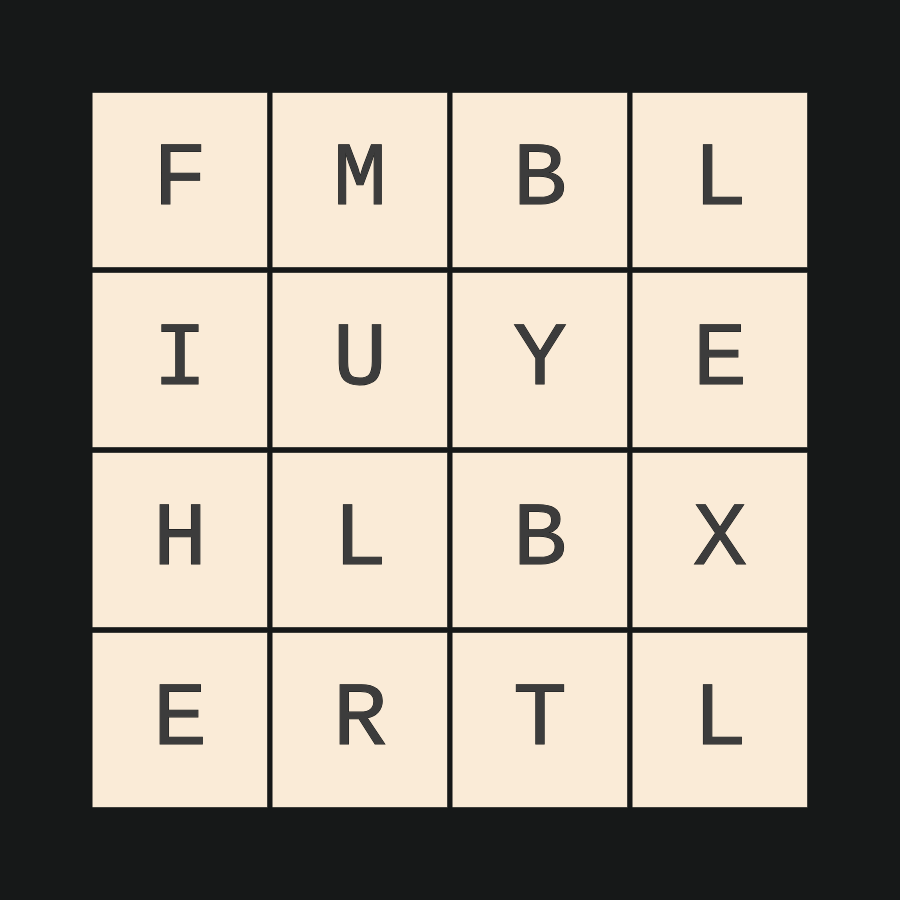
Frame 1 (no input)
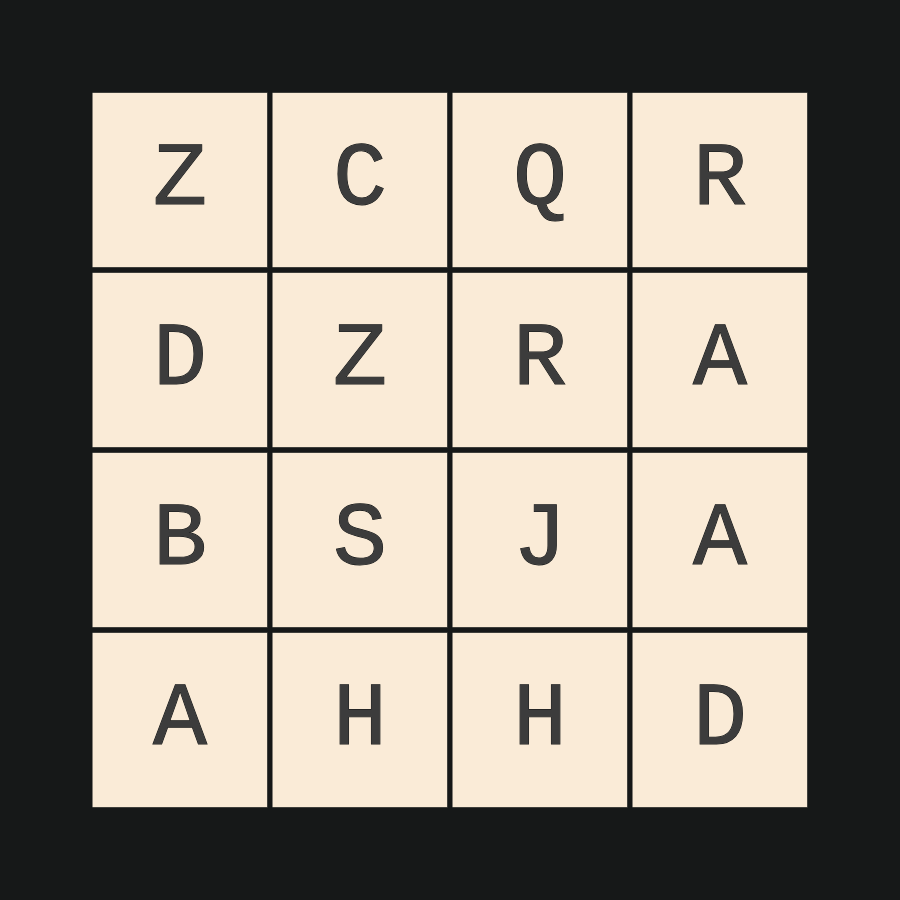
Frame 60 (no input)
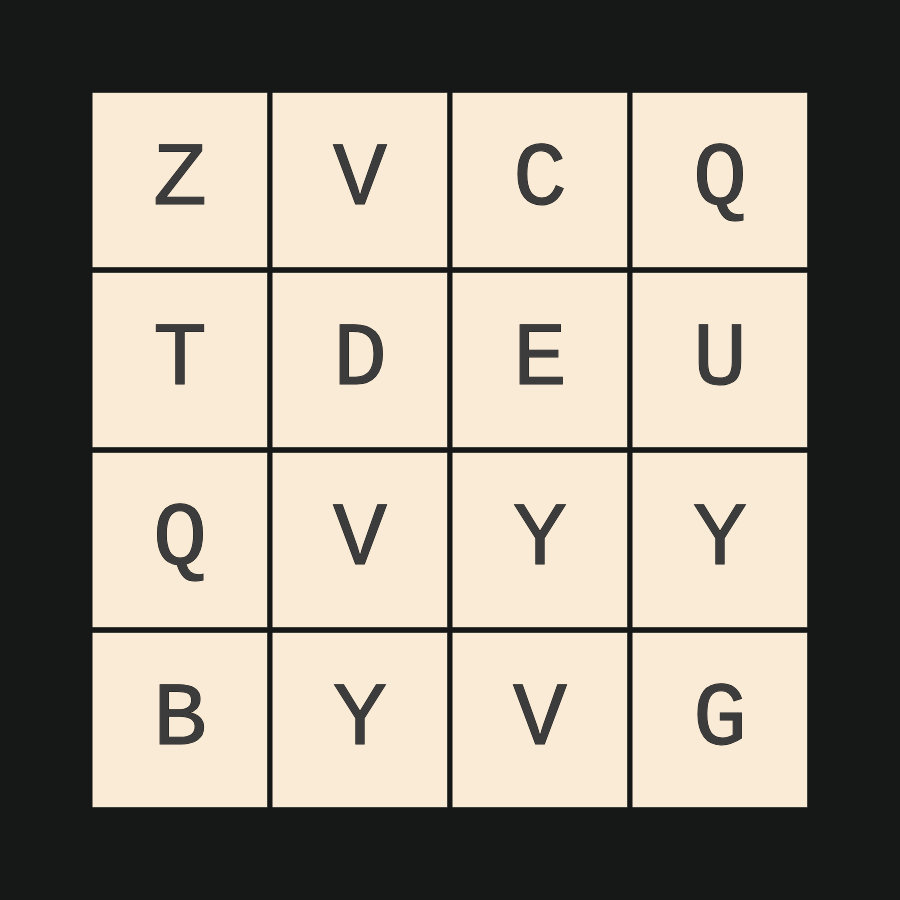
Frame 120 (the mouse pressed at the canvas centre since frame 60)

The p5.js sketch that drew these frames (run headless with seeded random() and noise() and a simulated clock; from frame 60 on, the mouse is pressed at the canvas centre):

// p5.js sketch
// ── sketch.js
let anadromes = [
  "ABLE",
  "ABUT",
  "AGAR",
  "AJAR",
  "AMOS",
  "AUKS",
  "AVID",
  "AVON",
  "BARD",
  "BATS",
  "BLUB",
  "BONK",
  "BRAG",
  "BUNS",
  "BURG",
  "BUTS",
  "DART",
  "DEEP",
  "DEER",
  "DIAL",
  "DIES",
  "DINE",
  "DOOM",
  "DOOR",
  "DRAW",
  "DRAY",
  "DUAL",
  "EDAM",
  "EDIT",
  "EIRE",
  "EMIR",
  "EMIT",
  "ERGO",
  "ETON",
  "EVIL",
  "FLOG",
  "FLOW",
  "GALS",
  "GIRT",
  "GNAT",
  "GNUS",
  "GULP",
  "GUMS",
  "GUNS",
  "HOOP",
  "KEEL",
  "KEEP",
  "LAIR",
  "LEER",
  "LEON",
  "LIAM",
  "LIAR",
  "LOOP",
  "LOOT",
  "MAPS",
  "MART",
  "MAWS",
  "MEET",
  "MILS",
  "MOOR",
  "NAPS",
  "NIPS",
  "NUTS",
  "PALS",
  "PANS",
  "PART",
  "PAWS",
  "PEES",
  "PETS",
  "PINS",
  "PORT",
  "POTS",
  "PRAT",
  "PARS",
  "RATS",
  "SAPS",
  "SNIT",
  "SNOT",
  "SPAT",
  "SPAY",
  "SPIT",
  "SPOT",
  "STEW",
  "SWAT",
  "SWAY",
  "SWOT",
  "TORT",
  "ELBA",
  "TUBA",
  "RAGA",
  "RAJA",
  "SOMA",
  "SKUA",
  "DIVA",
  "NOVA",
  "DRAB",
  "STAB",
  "BULB",
  "KNOB",
  "GARB",
  "SNUB",
  "GRUB",
  "STUB",
  "TRAD",
  "PEED",
  "REED",
  "LAID",
  "SEID",
  "ENID",
  "MOOD",
  "ROOD",
  "WARD",
  "YARD",
  "LAUD",
  "MADE",
  "TIDE",
  "ERIE",
  "RIME",
  "TIME",
  "OGRE",
  "NOTE",
  "LIVE",
  "GOLF",
  "WOLF",
  "SLAG",
  "TRIG",
  "TANG",
  "SUNG",
  "PLUG",
  "SMUG",
  "SNUG",
  "POOH",
  "LEEK",
  "PEEK",
  "RIAL",
  "REEL",
  "NOEL",
  "MAIL",
  "RAIL",
  "POOL",
  "TOOL",
  "SPAM",
  "TRAM",
  "SWAM",
  "TEEM",
  "SLIM",
  "ROOM",
  "SPAN",
  "SPIN",
  "STUN",
  "SLAP",
  "SNAP",
  "TRAP",
  "SWAP",
  "SEEP",
  "STEP",
  "SNIP",
  "TROP",
  "STOP",
  "TARP",
  "SPAR",
  "STAR",
  "SPAS",
  "TINS",
  "TONS",
  "TAPS",
  "YAPS",
  "TIPS",
  "TOPS",
  "WETS",
  "TAWS",
  "YAWS",
  "TOWS",
  "TROT",
  "ACCA",
  "ADDA",
  "AFFA",
  "ALLA",
  "ANNA",
  "BEEB",
  "BOOB",
  "DEED",
  "ECCE",
  "ESSE",
  "GOOG",
  "IMMI",
  "KEEK",
  "KOOK",
  "MAAM",
  "NAAN",
  "NOON",
  "OPPO",
  "OTTO",
  "PEEP",
  "POOP",
  "SEES",
  "TOOT"
];

let alphabet = "ABCDEFGHIJKLMNOPQRSTUVWXYZ"

let letters = [];

let current = [];

let counters = [];
let randos = [];

let timer = 60;

let done = false;

let trying = false;

let options1 = [];

let colours = [
  [22, 24, 24],
  'antiquewhite',
  60,
  0
];

function setup(){
  let dim = min(windowWidth, windowHeight);
  createCanvas(dim*0.9, dim*0.9); 
  textAlign(CENTER, CENTER);
  rectMode(CENTER);
  textFont('courier new');
  stroke(colours[0]);
  
  alphabet = alphabet.split("");
  
  for (let i = 0; i < 4; i++){
    letters[i] = [];
    counters[i] = [];
    randos[i] = [];
    for (let j = 0; j < 4; j++){
      letters[i][j] = '?';
      counters[i][j] = floor(random(10, 40));
      randos[i][j] = random(alphabet);
    }
  }
  
  // frameRate(8);
  
}

function draw(){
  background(colours[0]);
  
  margin = width*0.2;
  
  if (frameCount%100 == 0 && !done){
    tryWord();
  }
  
  for (let i = 0; i < 4; i++){
    let x = map(i, 0, 3, margin, width-margin);
    for (let j = 0; j < 4; j++){
      let y = map(j, 0, 3, margin, height-margin);
      
      
      
      if (letters[i][j] != "?"){
        if (counters[i][j] > 0){
        counters[i][j]--;
        textSize(width*0.1);
        fill(colours[1]);
        square(x, y, (width-2*margin)*0.325);
        fill(colours[2]);
        text(randos[i][j], x, y);
      } else {
        // randos[i][j] = random(alphabet);
        // counters[i][j] = random(10, 40);
        textSize(width*0.13);
        fill(colours[1]);
        square(x, y, (width-2*margin)*0.325);
        fill(colours[3]);
        text(letters[i][j], x, y);
      }
        
      } else {
        if (counters[i][j] > 0){
        counters[i][j]--;
      } else {
        randos[i][j] = random(alphabet);
        counters[i][j] = random(10, 40);
      }
        textSize(width*0.1);
        fill(colours[1]);
        square(x, y, (width-2*margin)*0.325);
        fill(colours[2]);
        text(randos[i][j], x, y);
      }
      
    }
  }
  
}

function tryWord() {
  let word;
  let ind = [];
  let start = 0;
  let stop = 4;
  let dir; //1 is right, 0 is down
  let fail = false;
  
  if (letters[0][0] == '?'){
    word = random(anadromes);
    ind = [0,0];
    dir = 1;
    stop = 4;
  } else if (letters[0][1] == "?"){
    if (!trying){
      for (let i = 0; i < anadromes.length; i++){
        let test = anadromes[i].split("");
        if (test[0] == current[0] && test[3] == current[3]){
          options1.push(anadromes[i]);
        }
      }
    }
    let len = options1.length;
    trying = true;
    
    let r = floor(random(len));
    
    word = options1[r];
    
    if (len < 1){
      word = "????";
      letters[0][0] = "?";
      letters[1][0] = "?";
      letters[2][0] = "?";
      letters[3][0] = "?";
      letters[0][3] = "?";
      letters[1][3] = "?";
      letters[2][3] = "?";
      letters[3][3] = "?";
      trying = false;
    }
    
    options1.splice(r,1);
    ind = [0,0];
    start = 1;
    stop = 3;
    dir = 0;
  } else {
    let options = [];
    for (let i = 0; i < anadromes.length; i++){
      let test = anadromes[i].split("");
      if (test[0] == current[1] && test[3] == current[2]){
        options.push(anadromes[i]);
      }
    }
    word = random(options);
    
    let check = 0;
    if (options.length > 0){
        let arr = word.split("");
        let str = letters[1][0]+arr[1]+arr[2]+ letters[2][0];
        if (anadromes.indexOf(str) != -1){
          check++;
        }
    }
    
    if (options.length == 0 || check < 1){
      word = "????";
      letters[0][1] = "?";
      letters[0][2] = "?";
      letters[3][1] = "?";
      letters[3][2] = "?";
      current = [letters[0][0],letters[1][0],letters[2][0],letters[3][0]];
      fail = true;
    } else {
      done = true;
    }
    ind = [0,1];
    start = 1;
    stop = 3;
    dir = 1;
  }
  
  let chars = word.split("");
    
  for (let i = start; i < stop; i++){
    if (dir == 1){
      letters[ind[0]+i][ind[1]] = chars[i];
      letters[3-ind[0]-i][3-ind[1]] = chars[i];
      counters[ind[0]+i][ind[1]] = floor(random(10,40));
      counters[3-ind[0]-i][3-ind[1]] = floor(random(10,40));
    } else {
      letters[ind[0]][ind[1]+i] = chars[i];
      letters[3-ind[0]][3-ind[1]-i] = chars[i];
      counters[ind[0]][ind[1]+i] = floor(random(10,40));
      counters[3-ind[0]][3-ind[1]-i] = floor(random(10,40));
    }
  }
  
  if (!fail){
    current = chars;
  }
  
}

function mousePressed(){
  done = false;
  trying = false;
  fail = false;
  options1 = [];
  for (let i = 0; i < 4; i++){
    letters[i] = [];
    counters[i] = [];
    randos[i] = [];
    for (let j = 0; j < 4; j++){
      letters[i][j] = '?';
      counters[i][j] = floor(random(10, 40));
      randos[i][j] = random(alphabet);
    }
  }
}

function windowResized(){
  let dim = min(windowWidth, windowHeight);
  resizeCanvas(dim*0.9, dim*0.9);
}
